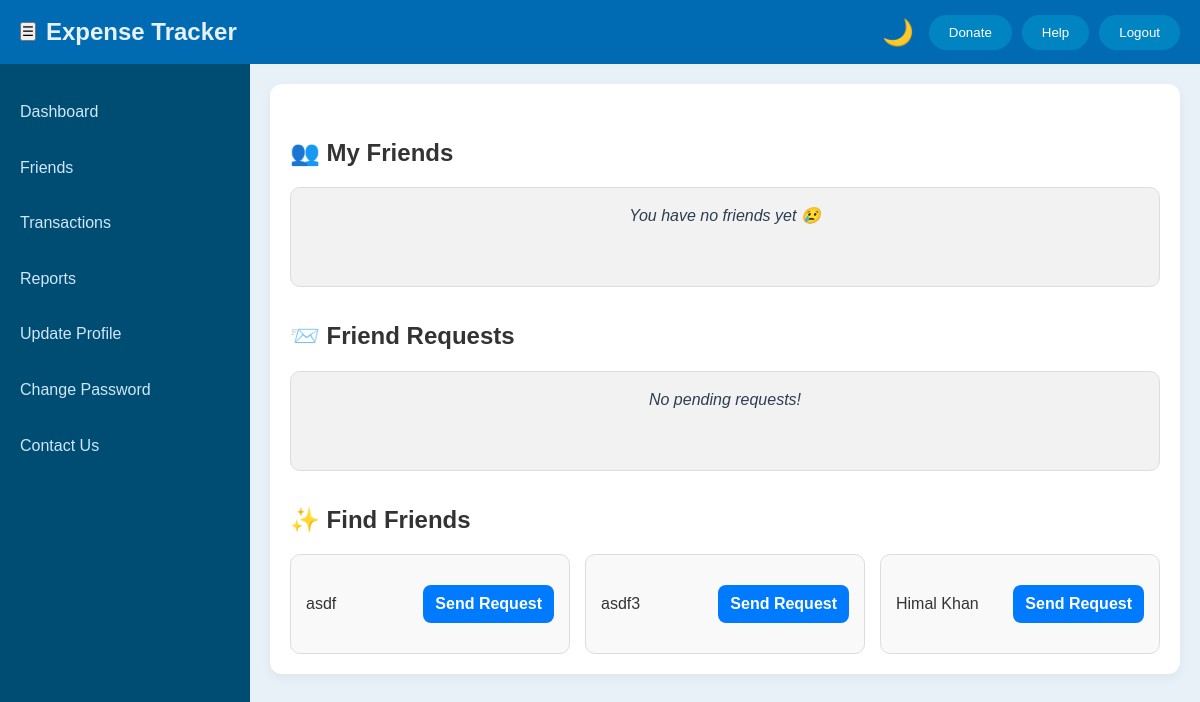
Page /friends/ (signed in) on the earlier database version.
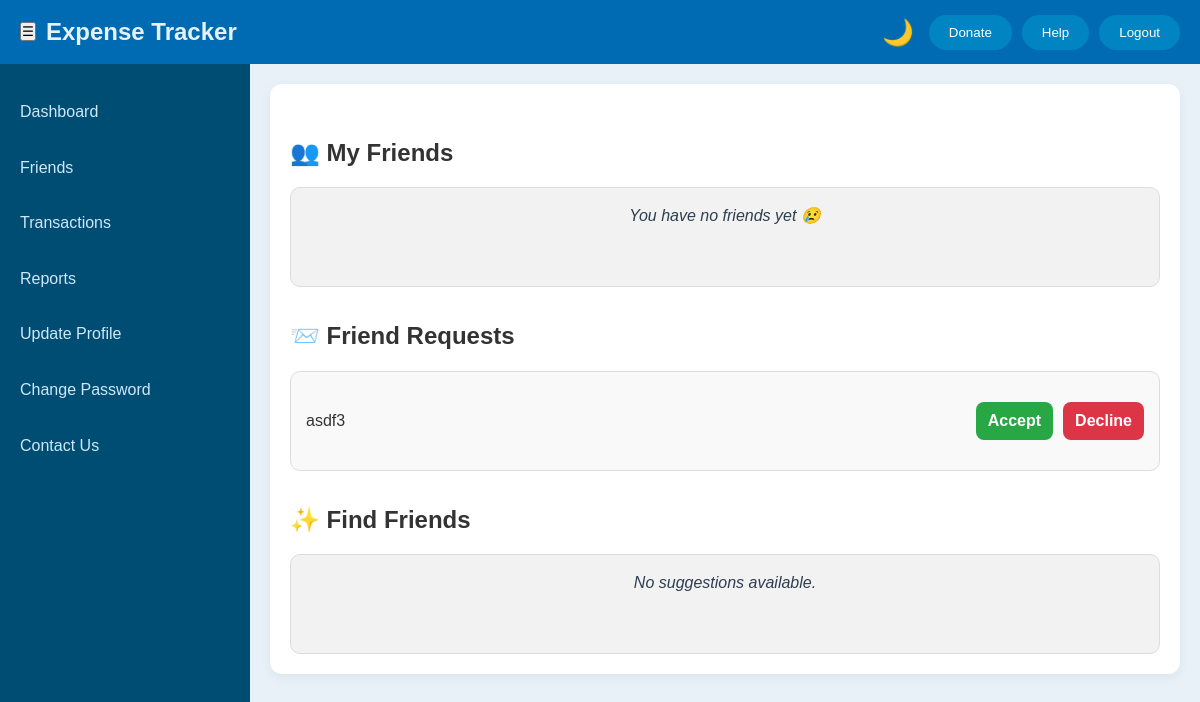
Same page on the later database version.
### mainapp/models.py (models this page shows)
class User(AbstractBaseUser, PermissionsMixin):
    name = models.CharField(max_length=255)
    email = models.EmailField(unique=True)
    username = models.CharField(max_length=100, unique=True)
    number = models.CharField(max_length=15)
    created_at = models.DateTimeField(auto_now_add=True)
    updated_at = models.DateTimeField(auto_now=True)
    is_admin = models.BooleanField(default=False)
    is_active = models.BooleanField(default=True)
    is_staff = models.BooleanField(default=False)
    objects = UserManager()
    USERNAME_FIELD = 'email'
    REQUIRED_FIELDS = ['username', 'name', 'number']

### friendship/models.py (models this page shows, shortened)
class FriendRequest(models.Model):
    from_user = models.ForeignKey(User, related_name='sent_requests', on_delete=models.CASCADE)
    to_user = models.ForeignKey(User, related_name='received_requests', on_delete=models.CASCADE)
    is_active = models.BooleanField(default=True)
    is_rejected = models.BooleanField(default=False)
    created_at = models.DateTimeField(auto_now_add=True)
    class Meta:
        unique_together = ('from_user', 'to_user')

### friendship/views.py (the view)
# urls.py: path('', views.friends_page, name='friends_page'),
@login_required
def friends_page(request):
    user = request.user
    my_friends_qs = Friendship.objects.filter(user1=user) | Friendship.objects.filter(user2=user)
    my_friends = [f.user2 if f.user1 == user else f.user1 for f in my_friends_qs]
    friend_requests = FriendRequest.objects.filter(to_user=user, is_active=True, is_rejected=False)
    friend_ids = [f.id for f in my_friends]
    sent_request_ids = FriendRequest.objects.filter(from_user=user, is_active=True).values_list('to_user_id', flat=True)
    received_request_ids = FriendRequest.objects.filter(to_user=user, is_active=True).values_list('from_user_id', flat=True)
    exclude_ids = set(friend_ids) | set(sent_request_ids) | set(received_request_ids) | {user.id}
    suggestions = User.objects.exclude(id__in=exclude_ids)
    return render(request, 'friends/friends.html', {
        'my_friends': my_friends,
        'friend_requests': friend_requests,
        'suggestions': suggestions,
    })

### templates/FRIENDS/friends.html (shortened to what this page needs)
{% load static %}
<!DOCTYPE html>
<html lang="en">
<head>
    <link rel="stylesheet" href="{% static 'css/DASHBOARD/dashboard.css' %}">
    <link rel="stylesheet" href="{% static 'css/FRIENDS/friends.css' %}">
    <link rel="stylesheet" href="{% static 'css/DASHBOARD/theme.css' %}">
</head>
<body class="friends-page">
    <div class="container">
        <nav class="navbar">
            <div class="navbar-left">
                <button class="sidebar-button" id="toggleSidebar">☰</button>
                <span class="site-title">Expense Tracker</span>
            </div>
            <div class="navbar-right">
                <span id="themeToggle" onclick="toggleTheme()">🌙</span>
                <button class="donate-btn" id="donateButton">Donate</button>
                <button class="help-btn" id="helpButton">Help</button>
                <button class="logout-btn" id="logoutButton">Logout</button>
            </div>
        </nav>
        <div class="content-area">
            <aside class="sidebar" id="sidebar">
                <ul class="sidebar-menu">
                    <li><a href="{% url 'dashboard' %}">Dashboard</a></li>
                    <li><a href="{% url 'friends_page' %}">Friends</a>
                    <li><a href="#">Transactions</a></li>
                    <li><a href="#">Reports</a></li>
                    <li><a href="{% url 'update_profile_page' %}">Update Profile</a></li>
                    <li><a href="{% url 'setting' %}">Change Password</a></li>
                    <li><a href="{% url 'contact' %}">Contact Us</a></li>
                </ul>
            </aside>
            <main class="main-content">
                <div class="friends-container">
                    <h2>👥 My Friends</h2>
                    <div class="friend-grid">
                        {% for f in my_friends %}
                        <div class="friend-box">
                            <p>{{ f.username }}</p>
                        </div>
                        {% empty %}
                        <div class="friend-box empty">You have no friends yet 😢</div>
                        {% endfor %}
                    </div>
                    <h2>📨 Friend Requests</h2>
                    <div class="friend-grid">
                        {% for fr in friend_requests %}
                        <div class="friend-box row">
                            <p class="friend-name">{{ fr.from_user.username }}</p>
                            <div class="btn-group">
                                <a href="{% url 'confirm_friend_request' fr.id %}" class="btn accept">Accept</a>
                                <a href="{% url 'reject_friend_request' fr.id %}" class="btn decline">Decline</a>
                            </div>
                        </div>
                        {% empty %}
                        <div class="friend-box empty">No pending requests!</div>
                        {% endfor %}
                    </div>
                    <h2>✨ Find Friends</h2>
                    <div class="friend-grid">
                        {% for s in suggestions %}
                        <div class="friend-box row">
                            <p class="friend-name">{{ s.username }}</p>
                            <a href="{% url 'send_friend_request' s.id %}" class="btn send">Send Request</a>
                        </div>
                        {% empty %}
                        <div class="friend-box empty">No suggestions available.</div>
                        {% endfor %}
                    </div>
                </div>
            </main>
</body>
</html>

Differences in the rows shown:
removed User: username "asdf"
no longer on this page (row edited): User: username "asdf3"
removed User: username "Himal Khan"
added FriendRequest: from_user.username "asdf3"
Other differences:
text no longer shown: "No pending requests!"
text now shown: "No suggestions available."
